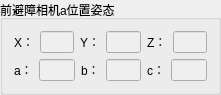
      <widget class="QGroupBox" name="groupBox_7">
       <property name="geometry">
        <rect>
         <x>9</x>
         <y>448</y>
         <width>221</width>
         <height>88</height>
        </rect>
       </property>
       <property name="title">
        <string>前避障相机a位置姿态</string>
       </property>
       <layout class="QGridLayout" name="gridLayout_13">
        <item row="0" column="0">
         <layout class="QVBoxLayout" name="verticalLayout_8">
          <item>
           <layout class="QHBoxLayout" name="horizontalLayout_30">
            <item>
             <layout class="QHBoxLayout" name="horizontalLayout_31">
              <item>
               <widget class="QLabel" name="label_32">
                <property name="text">
                 <string>X：</string>
                </property>
               </widget>
              </item>
              <item>
               <widget class="QLineEdit" name="forwardAvoid1X">
                <property name="enabled">
                 <bool>false</bool>
                </property>
                <property name="readOnly">
                 <bool>true</bool>
                </property>
               </widget>
              </item>
             </layout>
            </item>
            <item>
             <layout class="QHBoxLayout" name="horizontalLayout_32">
              <item>
               <widget class="QLabel" name="label_33">
                <property name="text">
                 <string>Y：</string>
                </property>
               </widget>
              </item>
              <item>
               <widget class="QLineEdit" name="forwardAvoid1Y">
                <property name="enabled">
                 <bool>false</bool>
                </property>
                <property name="readOnly">
                 <bool>true</bool>
                </property>
               </widget>
              </item>
             </layout>
            </item>
            <item>
             <layout class="QHBoxLayout" name="horizontalLayout_33">
              <item>
               <widget class="QLabel" name="label_34">
                <property name="text">
                 <string>Z：</string>
                </property>
               </widget>
              </item>
              <item>
               <widget class="QLineEdit" name="forwardAvoid1Z">
                <property name="enabled">
                 <bool>false</bool>
                </property>
                <property name="readOnly">
                 <bool>true</bool>
                </property>
               </widget>
              </item>
             </layout>
            </item>
           </layout>
          </item>
          <item>
           <layout class="QHBoxLayout" name="horizontalLayout_34">
            <item>
             <layout class="QHBoxLayout" name="horizontalLayout_35">
              <item>
               <widget class="QLabel" name="label_35">
                <property name="text">
                 <string>a：</string>
                </property>
               </widget>
              </item>
              <item>
               <widget class="QLineEdit" name="forwardAvoid1roll">
                <property name="enabled">
                 <bool>false</bool>
                </property>
                <property name="readOnly">
                 <bool>true</bool>
                </property>
               </widget>
              </item>
             </layout>
            </item>
            <item>
             <layout class="QHBoxLayout" name="horizontalLayout_36">
              <item>
               <widget class="QLabel" name="label_36">
                <property name="text">
                 <string>b：</string>
                </property>
               </widget>
              </item>
              <item>
               <widget class="QLineEdit" name="forwardAvoid1pitch">
                <property name="enabled">
                 <bool>false</bool>
                </property>
                <property name="readOnly">
                 <bool>true</bool>
                </property>
               </widget>
              </item>
             </layout>
            </item>
            <item>
             <layout class="QHBoxLayout" name="horizontalLayout_37">
              <item>
               <widget class="QLabel" name="label_37">
                <property name="text">
                 <string>c：</string>
                </property>
               </widget>
              </item>
              <item>
               <widget class="QLineEdit" name="forwardAvoid1raw">
                <property name="enabled">
                 <bool>false</bool>
                </property>
                <property name="readOnly">
                 <bool>true</bool>
                </property>
               </widget>
              </item>
             </layout>
            </item>
           </layout>
          </item>
         </layout>
        </item>
       </layout>
      </widget>
